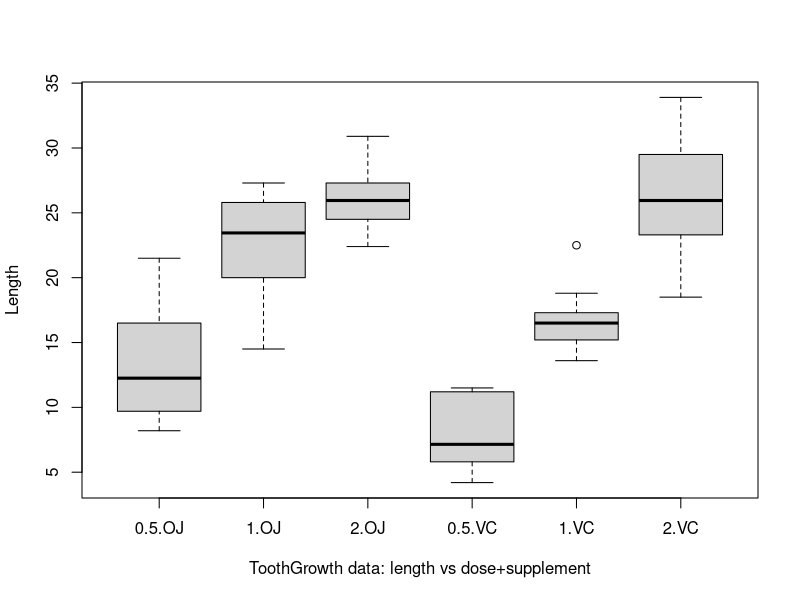

The R source for this figure: (Note: this script raises an error after producing the figure.)
library(dplyr)

par(mfrow=c(1,1))

boxplot(len~dose+supp, data=ToothGrowth,ylab="Length", xlab = "ToothGrowth data: length vs dose+supplement")
xyplot(len~dose+supp, data=ToothGrowth)
xyplot(len~dose|supp, data=ToothGrowth, type="b")
plot.new()
bwplot(len~dose|supp, data=ToothGrowth, type="l")
